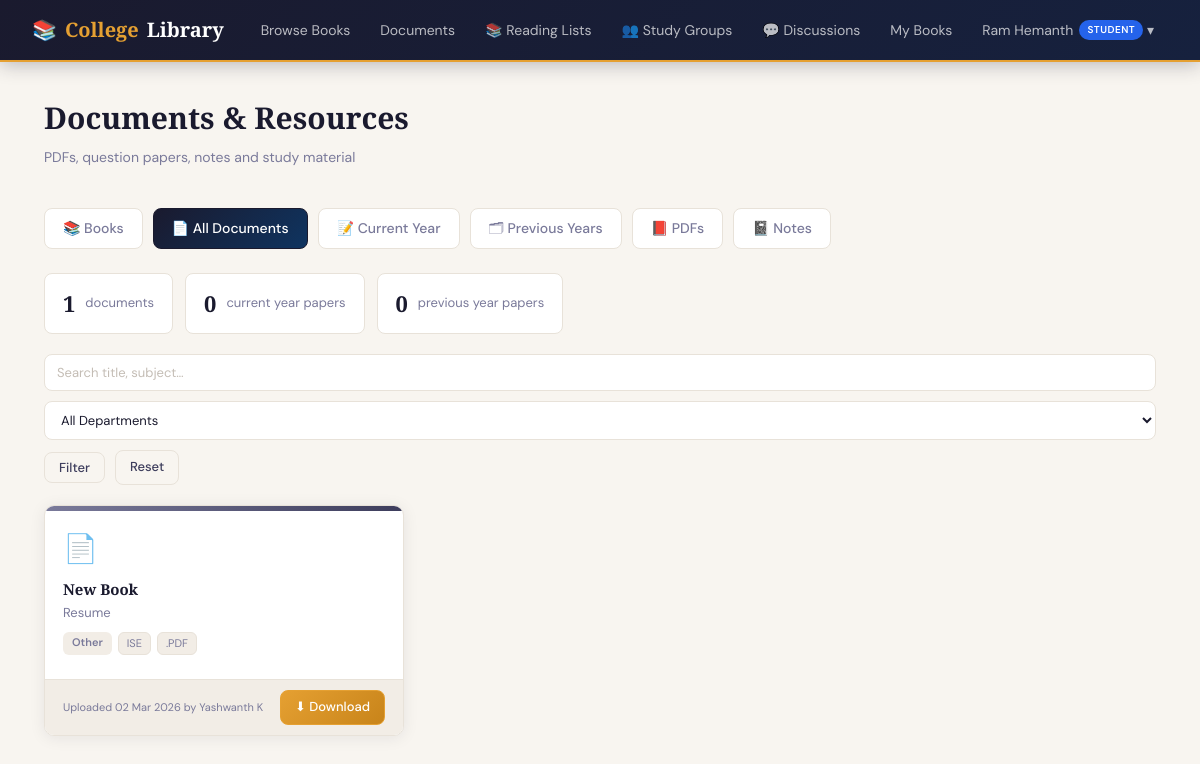
/books/documents/ (signed in), run on an earlier commit of the app's database.
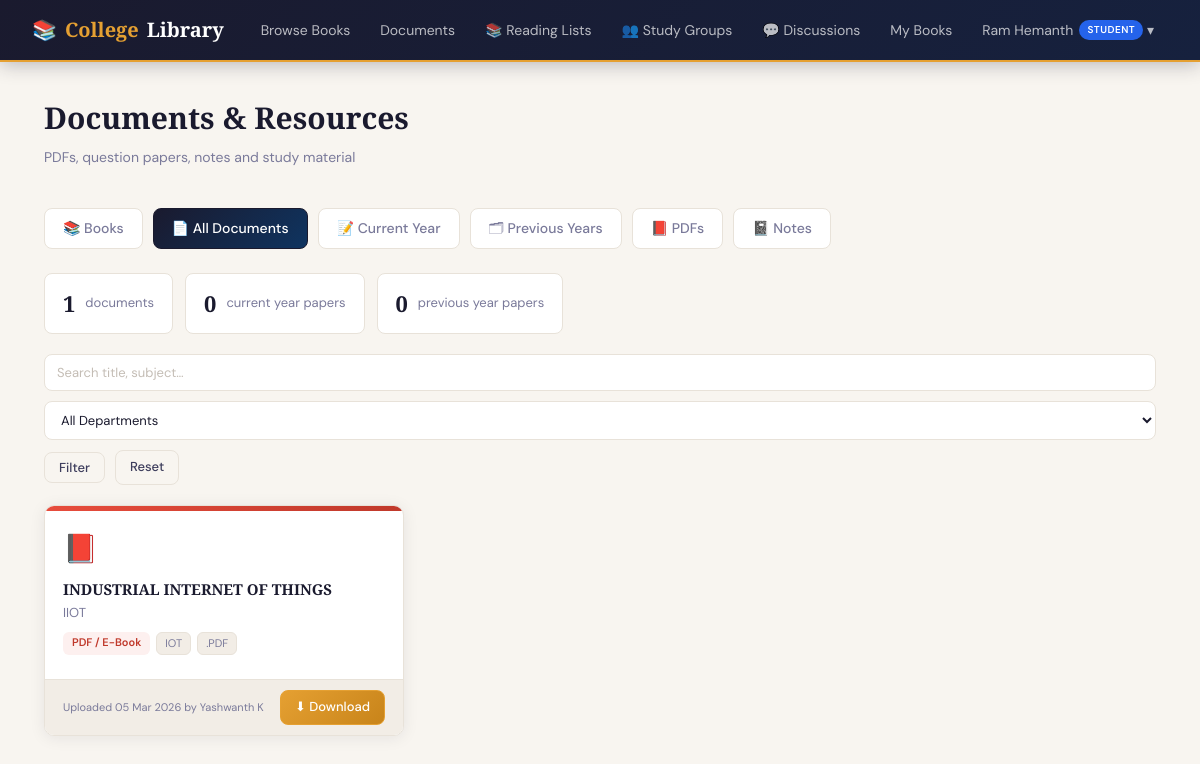
And on a later commit of the database.
### books/models.py (models this page shows, shortened)
class LibraryDocument(models.Model):
    class DocType(models.TextChoices):
        PDF           = 'PDF',           'PDF / E-Book'
        QUESTION_CURR = 'QUESTION_CURR', 'Question Paper (Current Year)'
        QUESTION_PREV = 'QUESTION_PREV', 'Question Paper (Previous Year)'
        NOTES         = 'NOTES',         'Notes / Study Material'
        OTHER         = 'OTHER',         'Other'
    title       = models.CharField(max_length=200)
    doc_type    = models.CharField(max_length=20, choices=DocType.choices, default=DocType.PDF)
    subject     = models.CharField(max_length=100, blank=True)
    department  = models.CharField(max_length=100, blank=True)
    year        = models.PositiveIntegerField(null=True, blank=True)
    description = models.TextField(blank=True)
    file        = models.FileField(upload_to='library_docs/%Y/%m/')
    uploaded_by = models.ForeignKey(
        settings.AUTH_USER_MODEL, on_delete=models.SET_NULL,
        null=True, blank=True, related_name='documents_uploaded',
    )
    uploaded_at = models.DateTimeField(auto_now_add=True)
    is_public   = models.BooleanField(default=True)
    class Meta:
        ordering = ['-uploaded_at']
    @property
    def file_extension(self):
        import os
        _, ext = os.path.splitext(self.file.name)
        return ext.lower()

### accounts/models.py (models this page shows, shortened)
class CustomUser(AbstractUser):
    class Role(models.TextChoices):
        ADMIN = 'ADMIN', 'Admin'
        LIBRARIAN = 'LIBRARIAN', 'Librarian'
        TEACHER = 'TEACHER', 'Teacher'
        STUDENT = 'STUDENT', 'Student'
    role = models.CharField(
        max_length=20,
        choices=Role.choices,
        default=Role.STUDENT,
    )
    phone_number = models.CharField(max_length=15, blank=True)
    department = models.CharField(max_length=100, blank=True)   # e.g. "Computer Science"
    student_id = models.CharField(max_length=20, blank=True, unique=True, null=True)
    profile_picture = models.ImageField(upload_to='profiles/', blank=True, null=True)
    is_approved = models.BooleanField(default=False)            # Admin must approve new members
    date_of_joining = models.DateField(auto_now_add=True)
    @property
    def can_manage_books(self):
        return self.role in (self.Role.ADMIN, self.Role.LIBRARIAN)

### books/views.py (the view)
# urls.py: path('documents/',                    views.document_list,    name='document_list'),
@login_required
@approved_required
def document_list(request):
    doc_type = request.GET.get('type', '')
    dept     = request.GET.get('dept', '')
    query    = request.GET.get('q', '')
    docs     = LibraryDocument.objects.filter(is_public=True)
    if doc_type: docs = docs.filter(doc_type=doc_type)
    if dept:     docs = docs.filter(department__icontains=dept)
    if query:    docs = docs.filter(Q(title__icontains=query)|Q(subject__icontains=query))
    departments = LibraryDocument.objects.values_list('department',flat=True).distinct().exclude(department='')
    return render(request, 'books/document_list.html', {
        'docs': docs,
        'doc_types': LibraryDocument.DocType.choices,
        'departments': departments,
        'selected_type': doc_type, 'selected_dept': dept, 'query': query,
        'qp_current':  docs.filter(doc_type='QUESTION_CURR').count(),
        'qp_previous': docs.filter(doc_type='QUESTION_PREV').count(),
        'can_manage':  request.user.can_manage_books,
    })

### books/templates/books/document_list.html (shortened to what this page needs)
{% extends 'base.html' %}
{% block content %}
<div class="page">
  <div style="display:flex;align-items:flex-start;justify-content:space-between;flex-wrap:wrap;gap:12px;margin-bottom:16px;">
    <div>
      <div class="page-title">Documents & Resources</div>
      <div class="page-sub">PDFs, question papers, notes and study material</div>
    </div>
  </div>
  <div class="tab-row">
    <a href="{% url 'books:book_list' %}" class="tab-link">📚 Books</a>
    <a href="{% url 'books:document_list' %}" class="tab-link {% if not selected_type %}active{% endif %}">📄 All Documents</a>
    <a href="{% url 'books:document_list' %}?type=QUESTION_CURR" class="tab-link {% if selected_type == 'QUESTION_CURR' %}active{% endif %}">📝 Current Year</a>
    <a href="{% url 'books:document_list' %}?type=QUESTION_PREV" class="tab-link {% if selected_type == 'QUESTION_PREV' %}active{% endif %}">🗂 Previous Years</a>
    <a href="{% url 'books:document_list' %}?type=PDF" class="tab-link {% if selected_type == 'PDF' %}active{% endif %}">📕 PDFs</a>
    <a href="{% url 'books:document_list' %}?type=NOTES" class="tab-link {% if selected_type == 'NOTES' %}active{% endif %}">📓 Notes</a>
  </div>
  <div class="stat-mini">
    <div class="mini-stat"><strong>{{ docs.count }}</strong> documents</div>
    <div class="mini-stat"><strong>{{ qp_current }}</strong> current year papers</div>
    <div class="mini-stat"><strong>{{ qp_previous }}</strong> previous year papers</div>
  </div>
  <form method="get" class="doc-filters">
    <input type="text" name="q" placeholder="Search title, subject…" value="{{ query }}" style="flex:1;min-width:200px;">
    <select name="dept">
      <option value="">All Departments</option>
    </select>
    <button type="submit" class="btn btn-outline btn-sm">Filter</button>
    <a href="{% url 'books:document_list' %}" class="btn btn-outline btn-sm">Reset</a>
  </form>
  {% if docs %}
  <div class="doc-grid">
    {% for doc in docs %}
    <div class="doc-card">
      <div class="doc-type-bar
        {% if doc.doc_type == 'PDF' %}bar-pdf
        {% elif doc.doc_type == 'QUESTION_CURR' %}bar-question-curr
        {% elif doc.doc_type == 'QUESTION_PREV' %}bar-question-prev
        {% elif doc.doc_type == 'NOTES' %}bar-notes
        {% else %}bar-other{% endif %}">
      </div>
      <div class="doc-body">
        <div class="doc-icon">
          {% if doc.doc_type == 'PDF' %}📕
          {% elif doc.doc_type == 'QUESTION_CURR' %}📝
          {% elif doc.doc_type == 'QUESTION_PREV' %}🗂
          {% elif doc.doc_type == 'NOTES' %}📓
          {% else %}📄{% endif %}
        </div>
        <div class="doc-title">{{ doc.title }}</div>
        {% if doc.subject %}<div class="doc-subject">{{ doc.subject }}</div>{% endif %}
        <div class="doc-tags">
          <span class="doc-tag-type
            {% if doc.doc_type == 'PDF' %}type-pdf
            {% elif doc.doc_type == 'QUESTION_CURR' %}type-question-curr
            {% elif doc.doc_type == 'QUESTION_PREV' %}type-question-prev
            {% elif doc.doc_type == 'NOTES' %}type-notes
            {% else %}type-other{% endif %}">
            {{ doc.get_doc_type_display }}
          </span>
          {% if doc.department %}<span class="doc-tag">{{ doc.department }}</span>{% endif %}
          <span class="doc-tag">{{ doc.file_extension|upper }}</span>
        </div>
      </div>
      <div class="doc-footer">
        <div class="doc-uploader">
          Uploaded {{ doc.uploaded_at|date:"d M Y" }}
          {% if doc.uploaded_by %} by {{ doc.uploaded_by.get_full_name|default:doc.uploaded_by.username }}{% endif %}
        </div>
        <div style="display:flex;gap:6px;align-items:center;">
          <a href="{{ doc.file.url }}" class="btn btn-gold btn-sm" target="_blank">⬇ Download</a>
        </div>
      </div>
    </div>
    {% endfor %}
  </div>
  {% endif %}
</div>
{% endblock %}

What changed in the data, as far as the page shows it:
removed LibraryDocument: title "New Book", subject "Resume", doc_type "Other", department "ISE", file_extension ".PDF", uploaded_at "02 Mar 2026", uploaded_by.get_full_name "Yashwanth K"
added LibraryDocument: title "INDUSTRIAL INTERNET OF THINGS", subject "IIOT", doc_type "PDF / E-Book", department "IOT", file_extension ".PDF", uploaded_at "05 Mar 2026", uploaded_by.get_full_name "Yashwanth K"
